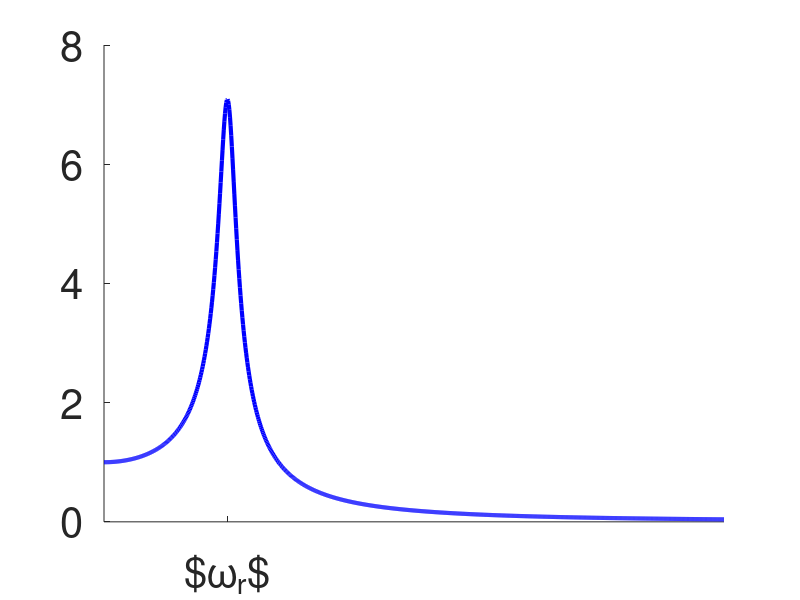

Write MATLAB code to recreate this figure.
x = linspace(0, 5, 1000);
y = 1./sqrt((1-x.^2).^2 + 0.02*x.^2);

figure
hold on
#axis([0, 50, -5, 5])
set(gca,'XTick',[1])
set(gca,'XTicklabel', {'$\omega_r$'} )
set(gca, 'fontsize', 30)
#set(gca,'YTick',[-10, 0, 10])
#set(gca, "xgrid", "on")
grid off
plot(x,y, 'linewidth', 3, 'color', 'blue')
print('Resonancia.tex','-dtex');
